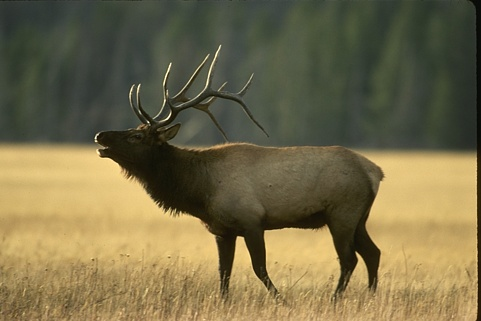
#> input picture lab/week5/Lab3_Images/Lab3_Images/imgQ41.jpg, 481 x 321 px, found by its file name
$ jupyter execute --allow-errors 'Lab3 - answer.ipynb'   (older library calls are emulated)
#> lines starting #> are read from the running program, lines starting #| are printed output that depends on the picture; after the words box and inside, x2 and y2 are one past the last pixel; in counts of white or black regions, pixels touching at a corner belong together
[cell 1]
import numpy as np
import cv2
import matplotlib.pyplot as plt
from sklearn.cluster import MeanShift, estimate_bandwidth
from scipy import ndimage as ndi

from skimage.segmentation import watershed
from skimage.feature import peak_local_max

[cell 2]
# Question a
img41 = cv2.imread('Lab3_images/Lab3_images/imgQ41.jpg')
#> img41 is the input picture: shape (321, 481, 3); mean B, G, R 73.5, 107.6, 117.1

[cell 3]
img41 = cv2.cvtColor(img41,cv2.COLOR_BGR2RGB)
img411 = cv2.resize(img41,(100,100))
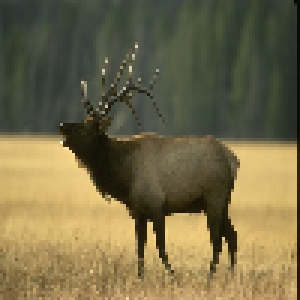
#> img411: shape (100, 100, 3) (shown 3 times larger); mean R, G, B 116.9, 107.3, 73.2
img4111 = np.reshape(img411,[-1,3])
bandwidth = estimate_bandwidth(img4111, quantile=0.2, n_samples=500)
#> bandwidth = 31.86
ms41 = MeanShift(bandwidth = bandwidth, bin_seeding=True)
ms41.fit(img4111)
labels41 = ms41.labels_
#> labels41 = 10000 values, max 2 at index 98, min 0 at index 0, mean 0.595

#> (a cell that did not finish here is left out)

[cell 5]
img411.shape
#> Out = (100, 100, 3)

#> (a cell that did not finish here is left out)

#> (a cell that did not finish here is left out)

#> (a cell that did not finish here is left out)

[cell 9]
centers41 = ms41.cluster_centers_
#> centers41 = [[66.94, 73.64, 58.84], [216.4, 185.2, 116.7], [40.52, 36.54, 18.43]]
center41 = np.uint8(centers41)
#> center41 = [[66, 73, 58], [216, 185, 116], [40, 36, 18]]
res41 = center41[labels41.flatten()]
res41 = res41.reshape((img411.shape))
res41 = cv2.resize(res41,(img41.shape[1],img41.shape[0]))
#> res41: shape (321, 481, 3)

[cell 10]
plt.imshow(res41)

[cell 11]
img41

[cell 12]
gray41 = cv2.cvtColor(img41, cv2.COLOR_BGR2GRAY)


#gray41 = np.concatenate([gray41, thresh], axis=1)

[cell 13]
#gray41 = cv2.GaussianBlur(gray41, (5,5),1)
#r,thresh = cv2.threshold(gray41,127,255,cv2.THRESH_BINARY_INV)

[cell 14]
r,thresh = cv2.threshold(gray41,127,255,cv2.THRESH_BINARY_INV | cv2.THRESH_OTSU)
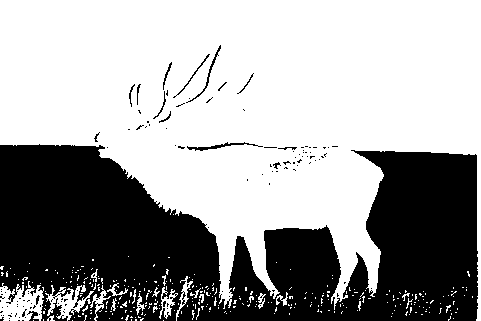
#> thresh: shape (321, 481); 63.2% white; 128 black regions (113 under 20 px), largest, box (x1, y1, x2, y2) and area: (0, 144, 478, 321) 55675, (187, 142, 263, 151) 177, (186, 45, 221, 103) 132
#> r = 110
#thresh = cv2.GaussianBlur(thresh, (3,3),1)
gray41 = np.concatenate([gray41, thresh], axis=1)
#> gray41: shape (321, 962)

[cell 15]
distance = ndi.distance_transform_edt(gray41)
local_maxi = peak_local_max(distance, indices = False, footprint=np.ones((3,3)),labels = gray41)
#> local_maxi: shape (321, 962) bool; 26.4% white; 4920 white regions (4817 under 20 px), largest, box (x1, y1, x2, y2) and area: (1, 36, 483, 320) 63666, (6, 160, 49, 190) 374, (447, 1, 493, 45) 307
markers = ndi.label(local_maxi)[0]
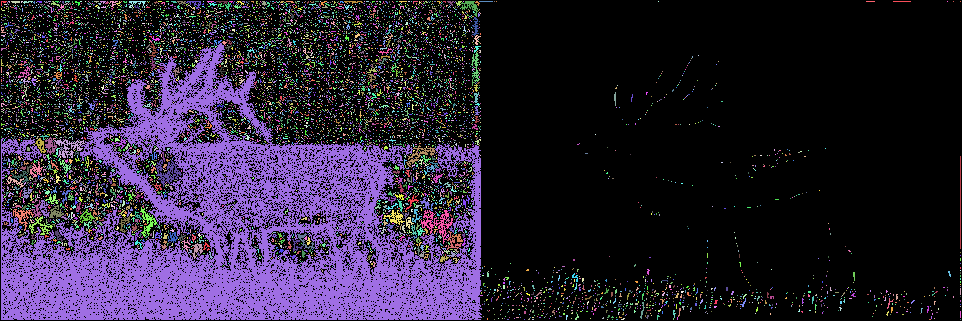
#> markers: shape (321, 962) int32; 9631 distinct labels, from 0 to 9630; one colour per label, 0 black
labels = watershed(-distance, markers, mask=gray41)
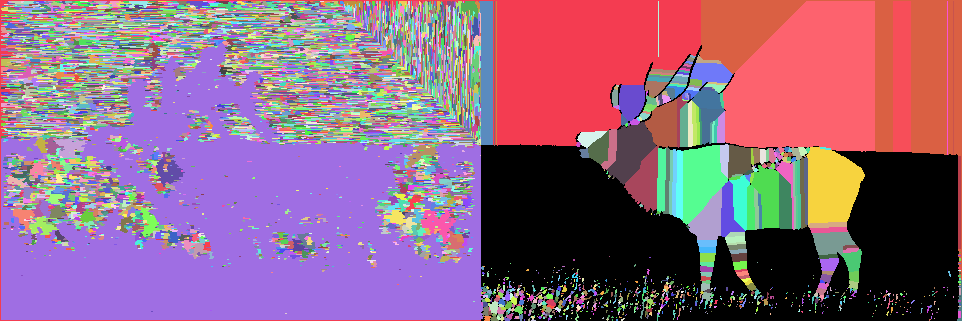
#> labels: shape (321, 962) int32; 9631 distinct labels, from 0 to 9630; one colour per label, 0 black
# labels = cv2.GaussianBlur(labels, (3,3),1)

[cell 16]
labels.shape
#> Out = (321, 962)

[cell 17]
plt.imshow(labels)

[cell 18]
img42 = cv2.imread('Lab3_images/Lab3_images/imgQ42.jpg')
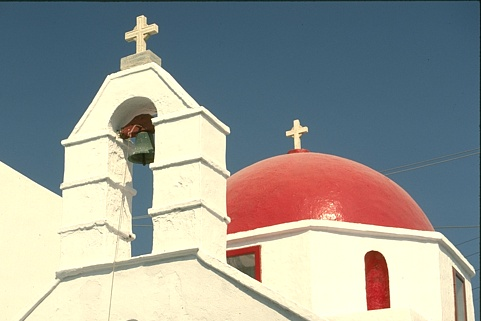
#> input picture lab/week5/Lab3_Images/Lab3_Images/imgQ42.jpg, 481 x 321 px, found by its file name
#> img42 is the input picture: shape (321, 481, 3); mean B, G, R 149.1, 155.2, 152.6

[cell 19]
img42 = cv2.cvtColor(img42,cv2.COLOR_BGR2RGB)
img421 = cv2.resize(img42,(100,100))
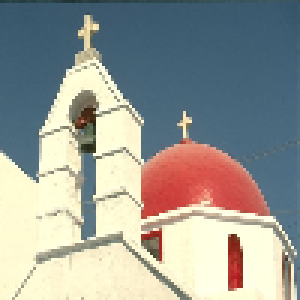
#> img421: shape (100, 100, 3) (shown 3 times larger); mean R, G, B 152.7, 155.3, 149.2
img422 = np.reshape(img421,[-1,3])
bandwidth = estimate_bandwidth(img422, quantile=0.2, n_samples=500)
#> bandwidth = 30.33
ms42 = MeanShift(bandwidth = bandwidth, bin_seeding=True)
ms42.fit(img422)
labels42 = ms42.labels_
#> labels42 = 10000 values, max 7 at index 0, min 0 at index 13, mean 1.01

[cell 20]
centers42 = ms42.cluster_centers_
#> centers42 = [[68.82, 98.83, 118.1], [253.3, 249.9, 215.1], [209.6, 82.83, 74.42], [119, 124.3, 114.5], [149, 145.4, 127.6], [208.4, 199.9, 172.8], [158.6, 44.96, 35.01], [59.04, 47.89, 27.45]]
center42 = np.uint8(centers42)
#> center42 = [[68, 98, 118], [253, 249, 215], [209, 82, 74], [118, 124, 114], [148, 145, 127], [208, 199, 172], [158, 44, 35], [59, 47, 27]]
res42 = center42[labels42.flatten()]
res42 = res42.reshape((img421.shape))
res42 = cv2.resize(res42,(img42.shape[1],img42.shape[0]))
#> res42: shape (321, 481, 3)

[cell 21]
plt.imshow(res42)
plt.show()

[cell 22]
cv2.imshow('image',res41)
cv2.waitKey(0)
cv2.destroyAllWindows()

[cell 23]
gray42 = cv2.cvtColor(img42, cv2.COLOR_BGR2GRAY)
#gray42 = cv2.GaussianBlur(gray42, (3,3),0)

[cell 24]
thresh = cv2.threshold(gray42, 0, 255, cv2.THRESH_BINARY | cv2.THRESH_OTSU)[1]
#> thresh: shape (321, 481); 37.4% white; 36 white regions (29 under 20 px), largest, box (x1, y1, x2, y2) and area: (0, 161, 475, 321) 32845, (24, 259, 291, 321) 10489, (148, 114, 296, 223) 6229
thresh = cv2.medianBlur(thresh, 3)
#> thresh: shape (321, 481); 37.4% white; 17 white regions (10 under 20 px), largest, box (x1, y1, x2, y2) and area: (0, 161, 475, 321) 43134, (61, 15, 230, 145) 5400, (148, 162, 231, 222) 3131
distance = ndi.distance_transform_edt(thresh)
#> distance: shape (321, 481) float64
local_max = peak_local_max(distance,min_distance=5,  indices=False)
#> local_max: shape (321, 481) bool; 0.06% white in thin lines or dots, all inside (x1, y1, x2, y2) = (84, 28, 471, 314)
markers = ndi.label(local_max, structure=np.ones((3, 3)))[0]
#> markers: shape (321, 481) int32; 98 distinct labels, from 0 to 97
ws_labels = watershed(-distance, markers, mask=thresh)
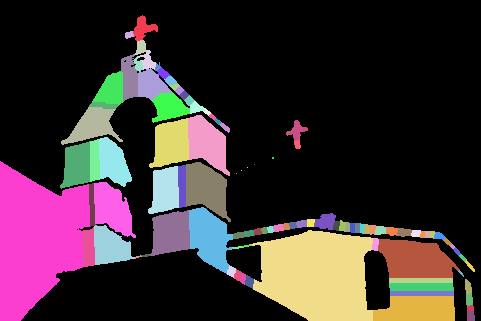
#> ws_labels: shape (321, 481) int32; 98 distinct labels, from 0 to 97; one colour per label, 0 black

[cell 25]
r2,thresh2 = cv2.threshold(gray42,100,255,cv2.THRESH_BINARY_INV | cv2.THRESH_OTSU)
#> r2 = 169
thresh2 = cv2.medianBlur(thresh2, 3)
gray42 = np.concatenate([gray42, thresh2], axis=1)
#> gray42: shape (321, 962)

[cell 26]
distance2 = ndi.distance_transform_edt(gray42)
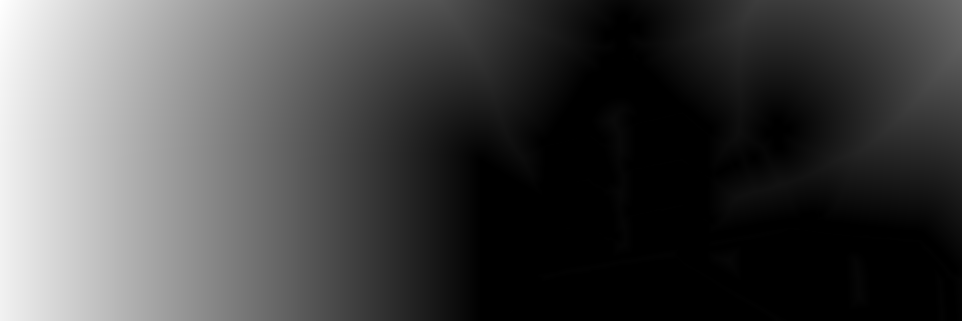
#> distance2: shape (321, 962) float64; min 0, max 507.2, mean 142.7; drawn with min black and max white
local_maxi2 = peak_local_max(distance2, indices = False, footprint=np.ones((3,3)),labels = gray42)
#> local_maxi2: shape (321, 962) bool; 22.7% white; 5249 white regions (5172 under 20 px), largest, box (x1, y1, x2, y2) and area: (1, 7, 481, 320) 52208, (357, 246, 400, 320) 1684, (451, 1, 482, 76) 452
markers2 = ndi.label(local_maxi2, structure=np.ones((3, 3)))[0]
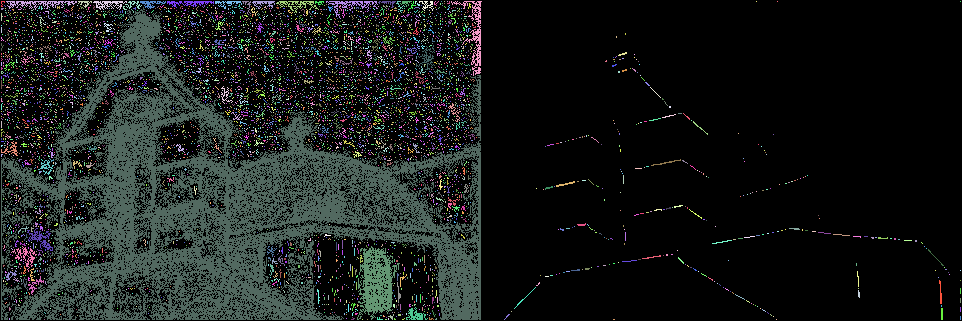
#> markers2: shape (321, 962) int32; 5250 distinct labels, from 0 to 5249; one colour per label, 0 black
labels2 = watershed(-distance2, markers2, mask=gray42)
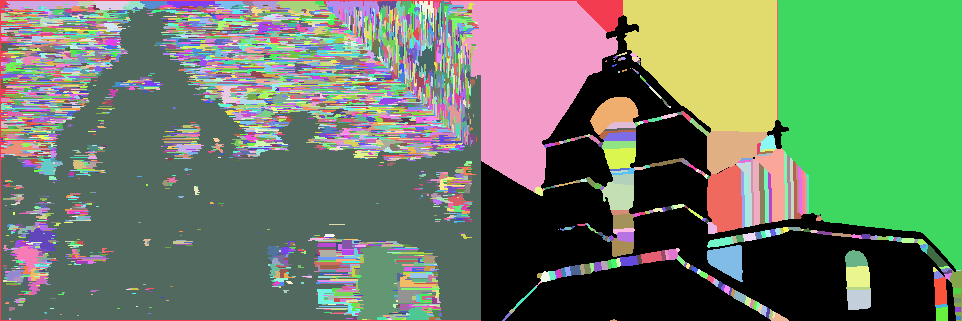
#> labels2: shape (321, 962) int32; 5250 distinct labels, from 0 to 5249; one colour per label, 0 black
